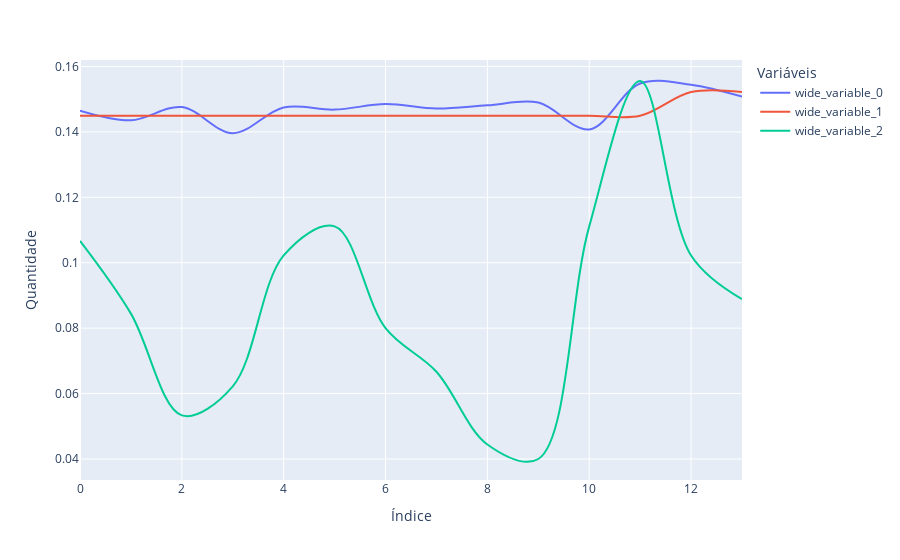

Source (notebook cell):
### Code cell
fig = px.line(y=[y_pred, y_test, data_from_newDeaths['newDeaths'][-14:]], line_shape='spline', labels={'variable': 'Variáveis', 'index': 'Índice', 'value': 'Quantidade'})

fig

### Figure 1 — Plotly figure (JSON) as saved in the notebook; plotly's stock layout.template omitted (floating-point values rounded to 4 significant figures)
{"data": [{"hovertemplate": "Variáveis=wide_variable_0<br>Índice=%{x}<br>Quantidade=%{y}<extra></extra>", "legendgroup": "wide_variable_0", "line": {"color": "#636efa", "dash": "solid", "shape": "spline"}, "mode": "lines", "name": "wide_variable_0", "orientation": "v", "showlegend": true, "type": "scatter", "x": [0, 1, 2, 3, 4, 5, 6, 7, 8, 9, 10, 11, 12, 13], "xaxis": "x", "y": [0.1465, 0.1435, 0.1476, 0.1396, 0.1475, 0.1468, 0.1485, 0.1471, 0.1481, 0.149, 0.1408, 0.1548, 0.1544, 0.1508], "yaxis": "y"}, {"hovertemplate": "Variáveis=wide_variable_1<br>Índice=%{x}<br>Quantidade=%{y}<extra></extra>", "legendgroup": "wide_variable_1", "line": {"color": "#EF553B", "dash": "solid", "shape": "spline"}, "mode": "lines", "name": "wide_variable_1", "orientation": "v", "showlegend": true, "type": "scatter", "x": [0, 1, 2, 3, 4, 5, 6, 7, 8, 9, 10, 11, 12, 13], "xaxis": "x", "y": [0.1449, 0.1449, 0.1449, 0.1449, 0.1449, 0.1449, 0.1449, 0.1449, 0.1449, 0.1449, 0.1449, 0.1449, 0.1522, 0.1522], "yaxis": "y"}, {"hovertemplate": "Variáveis=wide_variable_2<br>Índice=%{x}<br>Quantidade=%{y}<extra></extra>", "legendgroup": "wide_variable_2", "line": {"color": "#00cc96", "dash": "solid", "shape": "spline"}, "mode": "lines", "name": "wide_variable_2", "orientation": "v", "showlegend": true, "type": "scatter", "x": [0, 1, 2, 3, 4, 5, 6, 7, 8, 9, 10, 11, 12, 13], "xaxis": "x", "y": [0.1067, 0.08444, 0.05333, 0.06222, 0.1022, 0.1111, 0.08, 0.06667, 0.04444, 0.04, 0.1111, 0.1556, 0.1022, 0.08889], "yaxis": "y"}], "layout": {"legend": {"title": {"text": "Variáveis"}, "tracegroupgap": 0}, "margin": {"t": 60}, "xaxis": {"anchor": "y", "domain": [0, 1], "title": {"text": "Índice"}}, "yaxis": {"anchor": "x", "domain": [0, 1], "title": {"text": "Quantidade"}}}}
